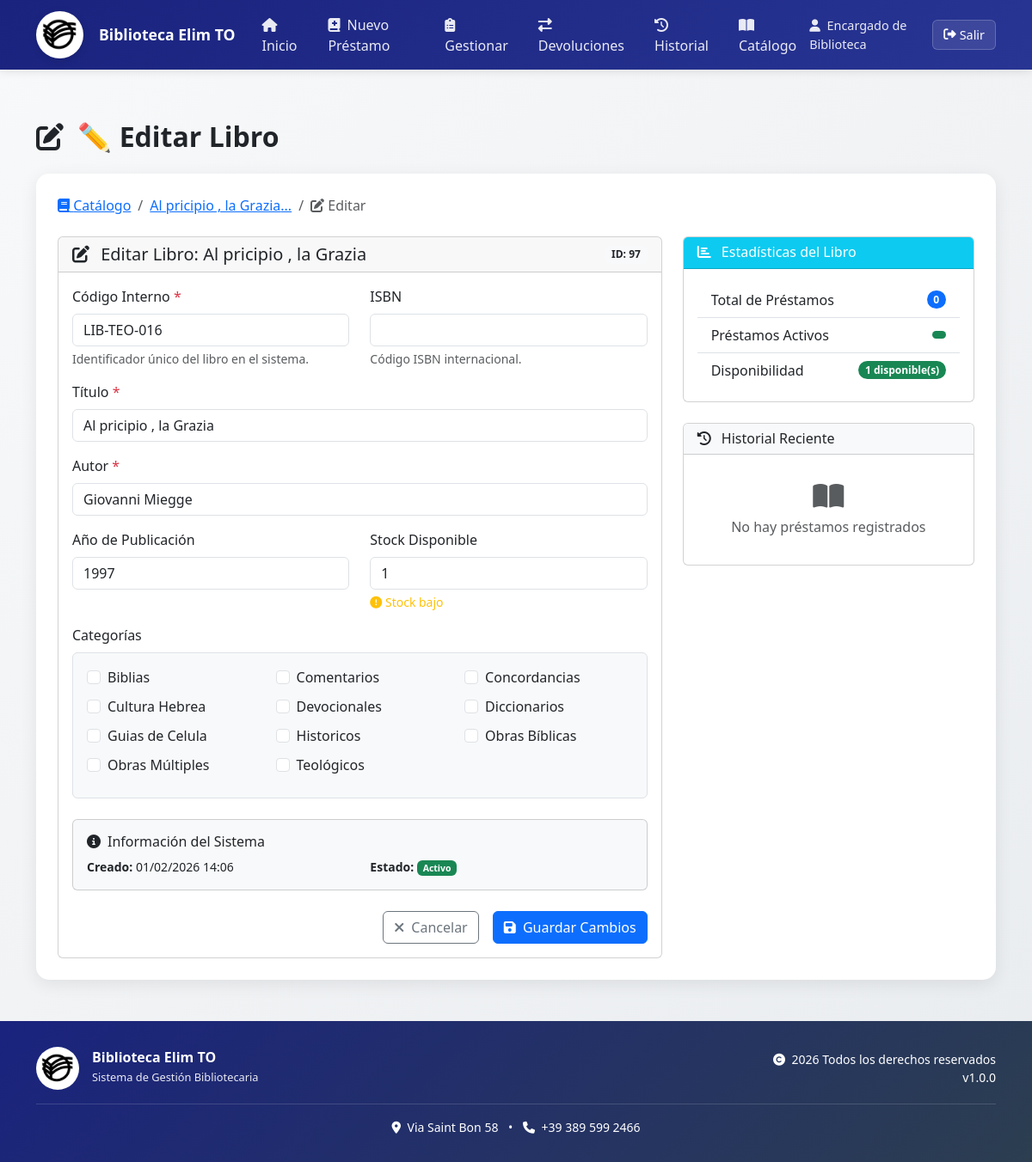
The app's page /gestion_libros_iglesia/editar_libro.php?id=97 (signed in) with its own data.
### tables this page shows
CREATE TABLE `libros` (
  `id` int NOT NULL,
  `codigo_interno` varchar(30) NOT NULL,
  `titulo` varchar(200) NOT NULL,
  `autor` varchar(150) NOT NULL,
  `año_publicacion` int DEFAULT NULL,
  `isbn` varchar(20) DEFAULT NULL,
  `stock` int DEFAULT '1',
  `fecha_creacion` timestamp NOT NULL DEFAULT CURRENT_TIMESTAMP,
  `activo` tinyint DEFAULT '1'
);

CREATE TABLE `categorias` (
  `id` int NOT NULL,
  `nombre` varchar(100) NOT NULL
);

### gestion_libros_iglesia/db.php (called while the page is built, shortened)
<?php
class Database {
    private $link;
    public function __construct() {
        $this->link = mysqli_init();
        $success = mysqli_real_connect(
            $this->link,
            'localhost',
            'root',
            'root',
            'gestion_libros_elim_torino',
            3306
        );
        mysqli_set_charset($this->link, "utf8mb4");
    }
    public function query($sql, $params = []) {
        $stmt = mysqli_prepare($this->link, $sql);
        if (!empty($params)) {
            $types = '';
            foreach ($params as $param) {
                if (is_int($param)) {
                    $types .= 'i';
                } elseif (is_float($param)) {
                    $types .= 'd';
                } elseif (is_string($param)) {
                    $types .= 's';
                } else {
                    $types .= 'b';
                }
            }
            mysqli_stmt_bind_param($stmt, $types, ...$params);
        }
        mysqli_stmt_execute($stmt);
        return $stmt;
    }
}
$db = new Database();
?>

### gestion_libros_iglesia/editar_libro.php (the view, shortened to what this page needs)
<?php
require_once 'db.php';
$db->registrarAccion('acceso_edicion', 'catalogo', "Accedió a editar libro");
$id_libro = intval($_GET['id']);
$db->registrarAccion('consulta_libro', 'catalogo', "Consultando datos del libro ID: {$id_libro}");
$sql_categorias = "SELECT id, nombre FROM categorias ORDER BY nombre";
$stmt_categorias = $db->query($sql_categorias);
$result_categorias = $stmt_categorias->get_result();
$categorias = [];
while ($row = $result_categorias->fetch_assoc()) {
    $categorias[] = $row;
}
$sql_libro = "SELECT * FROM libros WHERE id = ? AND activo = 1";
$stmt_libro = $db->query($sql_libro, [$id_libro]);
$result_libro = $stmt_libro->get_result();
$libro = $result_libro->fetch_assoc();
$db->registrarAccion(
    'libro_encontrado',
    'catalogo',
    "Editando libro - ID: {$id_libro}, Título: '{$libro['titulo']}', Código: {$libro['codigo_interno']}"
);
$categorias_actuales = [];
$sql_prestamos = "SELECT
                 COUNT(*) as total_prestamos,
                 SUM(CASE WHEN devuelto = 0 THEN 1 ELSE 0 END) as prestamos_activos
                 FROM prestamos WHERE id_libro = ?";
$stmt_prestamos = $db->query($sql_prestamos, [$id_libro]);
$result_prestamos = $stmt_prestamos->get_result();
$prestamos = $result_prestamos->fetch_assoc();
$db->registrarAccion(
    'estadisticas_prestamos',
    'catalogo',
    "Estadísticas préstamos libro ID: {$id_libro} - " .
    "Total: {$prestamos['total_prestamos']}, Activos: {$prestamos['prestamos_activos']}"
);
$sql_historial = "SELECT
                 p.fecha_prestamo,
                 CONCAT(l.nombre, ' ', l.apellido) as lector,
                 p.fecha_devolucion,
                 p.devuelto
                 FROM prestamos p
                 LEFT JOIN lectores l ON p.id_lector = l.id
                 WHERE p.id_libro = ?
                 ORDER BY p.fecha_prestamo DESC
                 LIMIT 5";
$stmt_historial = $db->query($sql_historial, [$id_libro]);
$historial_prestamos = $stmt_historial->get_result();
?>
<nav aria-label="breadcrumb" class="mb-4">
    <ol class="breadcrumb">
        <li class="breadcrumb-item">
            <a href="catalogo_libros.php">
                <i class="fas fa-book"></i> Catálogo
            </a>
        </li>
        <li class="breadcrumb-item">
            <a href="catalogo_libros.php?busqueda=<?php echo urlencode($libro['titulo']); ?>">
                <?php echo htmlspecialchars(substr($libro['titulo'], 0, 30)); ?>...
            </a>
        </li>
        <li class="breadcrumb-item active" aria-current="page">
            <i class="fas fa-edit"></i> Editar
        </li>
    </ol>
</nav>
<div class="row">
    <div class="col-lg-8">
        <div class="card">
            <div class="card-header gradient-book text-dark">
                <div class="d-flex justify-content-between align-items-center">
                    <h5 class="mb-0">
                        <i class="fas fa-edit me-2"></i>
                        Editar Libro: <?php echo htmlspecialchars($libro['titulo']); ?>
                    </h5>
                    <div class="badge bg-light text-dark">
                        ID: <?php echo $id_libro; ?>
                    </div>
                </div>
            </div>
            <div class="card-body">
                <form method="POST" action="" id="formEditarLibro">
                    <div class="row">
                        <div class="col-md-6 mb-3">
                            <label for="codigo_interno" class="form-label">
                                Código Interno <span class="text-danger">*</span>
                            </label>
                            <input type="text" class="form-control" id="codigo_interno"
                                   name="codigo_interno"
                                   value="<?php echo htmlspecialchars($libro['codigo_interno']); ?>"
                                   required>
                            <div class="form-text">
                                Identificador único del libro en el sistema.
                            </div>
                        </div>
                        <div class="col-md-6 mb-3">
                            <label for="isbn" class="form-label">ISBN</label>
                            <input type="text" class="form-control" id="isbn"
                                   name="isbn"
                                   value="<?php echo htmlspecialchars($libro['isbn'] ?? ''); ?>">
                            <div class="form-text">
                                Código ISBN internacional.
                            </div>
                        </div>
                    </div>
                    <div class="mb-3">
                        <label for="titulo" class="form-label">
                            Título <span class="text-danger">*</span>
                        </label>
                        <input type="text" class="form-control" id="titulo"
                               name="titulo"
                               value="<?php echo htmlspecialchars($libro['titulo']); ?>"
                               required>
                    </div>
                    <div class="mb-3">
                        <label for="autor" class="form-label">
                            Autor <span class="text-danger">*</span>
                        </label>
                        <input type="text" class="form-control" id="autor"
                               name="autor"
                               value="<?php echo htmlspecialchars($libro['autor']); ?>"
                               required>
                    </div>
                    <div class="row">
                        <div class="col-md-6 mb-3">
                            <label for="ano_publicacion" class="form-label">Año de Publicación</label>
                            <input type="number" class="form-control" id="ano_publicacion"
                                   name="ano_publicacion"
                                   value="<?php echo htmlspecialchars($libro['año_publicacion'] ?? ''); ?>"
                                   min="1000"
                                   max="<?php echo date('Y'); ?>">
                        </div>
                        <div class="col-md-6 mb-3">
                            <label for="stock" class="form-label">Stock Disponible</label>
                            <input type="number" class="form-control" id="stock"
                                   name="stock"
                                   value="<?php echo $libro['stock']; ?>"
                                   min="0" max="1000"
                                   required>
                            <div class="form-text">
                                <?php if ($libro['stock'] == 0): ?>
                                    <span class="text-danger">
                                        <i class="fas fa-exclamation-triangle"></i> Libro agotado
                                    </span>
                                <?php elseif ($libro['stock'] < 3): ?>
                                    <span class="text-warning">
                                        <i class="fas fa-exclamation-circle"></i> Stock bajo
                                    </span>
                                <?php else: ?>
                                    <span class="text-success">
                                        <i class="fas fa-check-circle"></i> Stock suficiente
                                    </span>
                                <?php endif; ?>
                            </div>
                        </div>
                    </div>
                    <div class="mb-4">
                        <label class="form-label">Categorías</label>
                        <div class="border rounded p-3 bg-light">
                            <div class="row">
                                <?php foreach ($categorias as $categoria): ?>
                                <div class="col-md-4 mb-2">
                                    <div class="form-check">
                                        <input class="form-check-input" type="checkbox"
                                               name="categorias[]"
                                               value="<?php echo $categoria['id']; ?>"
                                               id="cat_<?php echo $categoria['id']; ?>"
                                               <?php echo in_array($categoria['id'], $categorias_actuales) ? 'checked' : ''; ?>>
                                        <label class="form-check-label" for="cat_<?php echo $categoria['id']; ?>">
                                            <?php echo htmlspecialchars($categoria['nombre']); ?>
                                        </label>
                                    </div>
                                </div>
                                <?php endforeach; ?>
                            </div>
                        </div>
                    </div>
                    <div class="card bg-light mb-4">
                        <div class="card-body">
                            <h6 class="card-title">
                                <i class="fas fa-info-circle me-2"></i>Información del Sistema
                            </h6>
                            <div class="row small">
                                <div class="col-md-6">
                                    <strong>Creado:</strong>
                                    <?php echo date('d/m/Y H:i', strtotime($libro['fecha_creacion'])); ?>
                                </div>
                                <div class="col-md-6">
                                    <strong>Estado:</strong>
                                    <span class="badge bg-success">Activo</span>
                                </div>
                            </div>
                        </div>
                    </div>
                    <div class="d-grid gap-2 d-md-flex justify-content-md-end">
                        <a href="catalogo_libros.php" class="btn btn-outline-secondary me-2">
                            <i class="fas fa-times me-1"></i> Cancelar
                        </a>
                        <button type="submit" name="actualizar_libro" class="btn btn-primary">
                            <i class="fas fa-save me-1"></i> Guardar Cambios
                        </button>
                    </div>
                </form>
            </div>
        </div>
    </div>
    <div class="col-lg-4">
        <div class="card mb-4">
            <div class="card-header bg-info text-white">
                <h6 class="mb-0">
                    <i class="fas fa-chart-bar me-2"></i>
                    Estadísticas del Libro
                </h6>
            </div>
            <div class="card-body">
                <div class="list-group list-group-flush">
                    <div class="list-group-item d-flex justify-content-between align-items-center">
                        <span>Total de Préstamos</span>
                        <span class="badge bg-primary rounded-pill">
                            <?php echo $prestamos['total_prestamos']; ?>
                        </span>
                    </div>
                    <div class="list-group-item d-flex justify-content-between align-items-center">
                        <span>Préstamos Activos</span>
                        <span class="badge bg-<?php echo $prestamos['prestamos_activos'] > 0 ? 'warning' : 'success'; ?> rounded-pill">
                        </span>
                    </div>
                    <div class="list-group-item d-flex justify-content-between align-items-center">
                        <span>Disponibilidad</span>
                        <span class="badge bg-<?php echo ($libro['stock'] - $prestamos['prestamos_activos']) > 0 ? 'success' : 'danger'; ?> rounded-pill">
                            <?php echo max(0, $libro['stock'] - $prestamos['prestamos_activos']); ?> disponible(s)
                        </span>
                    </div>
                </div>
            </div>
        </div>
        <div class="card">
            <div class="card-header bg-light">
                <h6 class="mb-0">
                    <i class="fas fa-history me-2"></i>
                    Historial Reciente
                </h6>
            </div>
            <div class="card-body">
                <?php if ($historial_prestamos->num_rows > 0): ?>
                    <div class="list-group list-group-flush small">
                        <?php while ($movimiento = $historial_prestamos->fetch_assoc()): ?>
                            <div class="list-group-item px-0 py-2">
                                <div class="d-flex w-100 justify-content-between">
                                    <small class="text-muted">
                                        <?php echo date('d/m/Y', strtotime($movimiento['fecha_prestamo'])); ?>
                                    </small>
                                    <span class="badge bg-<?php echo $movimiento['devuelto'] ? 'success' : 'warning'; ?>">
                                        <?php echo $movimiento['devuelto'] ? 'DEVUELTO' : 'PRESTADO'; ?>
                                    </span>
                                </div>
                                <small><?php echo htmlspecialchars($movimiento['lector'] ?? 'Lector no especificado'); ?></small>
                                <?php if ($movimiento['devuelto'] && $movimiento['fecha_devolucion']): ?>
                                    <div class="text-muted mt-1">
                                        <i class="fas fa-undo-alt fa-xs me-1"></i>
                                        Devuelto: <?php echo date('d/m/Y', strtotime($movimiento['fecha_devolucion'])); ?>
                                    </div>
                                <?php endif; ?>
                            </div>
                        <?php endwhile; ?>
                    </div>
                    <?php if ($prestamos['total_prestamos'] > 5): ?>
                        <div class="text-center mt-3">
                            <a href="historial_libro.php?id=<?php echo $id_libro; ?>"
                               class="btn btn-sm btn-outline-primary">
                                <i class="fas fa-list me-1"></i> Ver Historial Completo
                            </a>
                        </div>
                    <?php endif; ?>
                <?php else: ?>
                    <div class="text-center py-3">
                        <i class="fas fa-book-open fa-2x text-muted mb-2"></i>
                        <p class="text-muted mb-0">No hay préstamos registrados</p>
                    </div>
                <?php endif; ?>
            </div>
        </div>
    </div>
</div>
<?php
include 'layout.php';
?>

### gestion_libros_iglesia/css/style-layout.css (style rules this page uses)
:root { --primary-color: #1a237e; --secondary-color: #283593; --accent-color: #3949ab; --navbar-height: 70px; }
body { background: linear-gradient(135deg, #f8f9fa 0%, #e9ecef 100%); min-height: 100vh; display: flex; flex-direction: column; padding-top: var(--navbar-height); }

### records on screen
libros: titulo "Al pricipio , la Grazia", codigo_interno "LIB-TEO-016", autor "Giovanni Miegge", ano_publicacion "1997", stock "1", fecha_creacion "01/02/2026 14:06", max(0,$libro['stock']-$prestamos['prestamos_activos']) "1"
categorias: nombre "Biblias"
categorias: nombre "Comentarios"
categorias: nombre "Concordancias"
categorias: nombre "Cultura Hebrea"
categorias: nombre "Devocionales"
categorias: nombre "Diccionarios"
categorias: nombre "Guias de Celula"
categorias: nombre "Historicos"
categorias: nombre "Obras Bíblicas"
categorias: nombre "Obras Múltiples"
categorias: nombre "Teológicos"

### other values on screen
$item['text'] "Inicio"
$item['text'] "Nuevo Préstamo"
$item['text'] "Gestionar"
$item['text'] "Devoluciones"
$item['text'] "Historial"
$item['text'] "Catálogo"
$_SESSION['nombre_completo'] "Encargado de Biblioteca"
$titulo_pagina "✏️ Editar Libro"
$id_libro "97"
$prestamos['total_prestamos'] "0"
